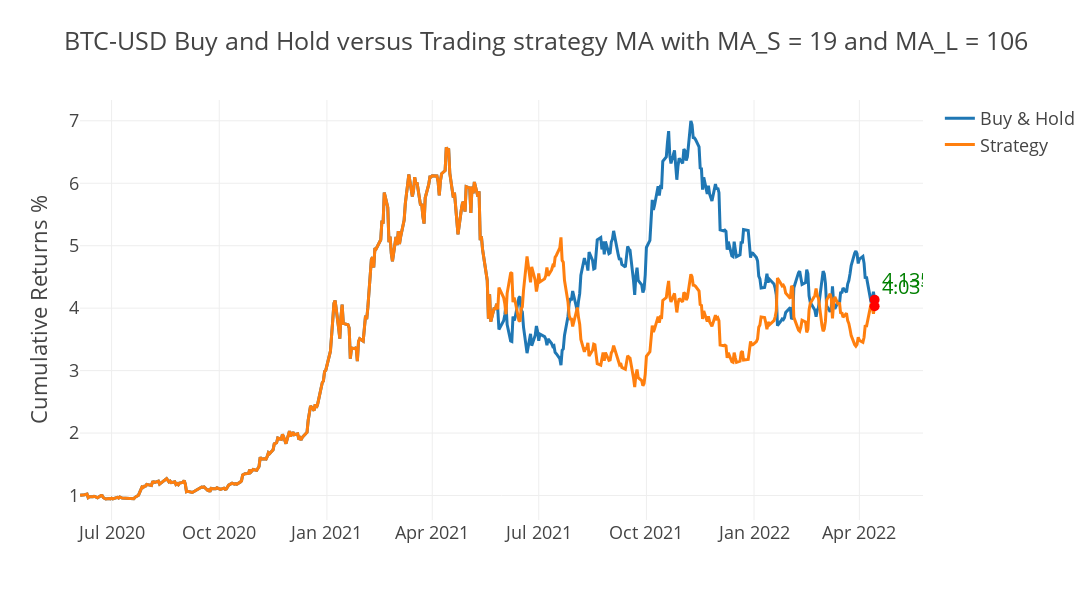

This figure's notebook cell:
### Code cell
opti_tester.plot_results()

### Figure 1 — Plotly figure (JSON) as saved in the notebook; plotly's stock layout.template omitted (floating-point values rounded to 4 significant figures; data arrays with more than 128 entries replaced by an {"elided": "..."} marker saying what was removed)
{"data": [{"name": "Buy & Hold", "type": "scatter", "x": {"elided": "471 str values"}, "y": {"elided": "471 float values"}}, {"name": "Strategy", "type": "scatter", "x": {"elided": "471 str values"}, "y": {"elided": "471 float values"}}, {"marker": {"color": "red", "size": 10}, "mode": "markers+text", "showlegend": false, "text": ["4.135516493487023"], "textfont": {"color": "green", "size": 20}, "textposition": "top right", "type": "scatter", "x": ["2022-04-14T00:00:00"], "y": [4.136]}, {"marker": {"color": "red", "size": 10}, "mode": "markers+text", "showlegend": false, "text": ["4.031151360092059"], "textfont": {"color": "green", "size": 20}, "textposition": "top right", "type": "scatter", "x": ["2022-04-14T00:00:00"], "y": [4.031]}], "layout": {"height": 600, "title": {"text": "BTC-USD Buy and Hold versus Trading strategy MA with MA_S = 19 and MA_L = 106"}, "width": 1400, "yaxis": {"title": {"text": "Cumulative Returns %"}}}}
